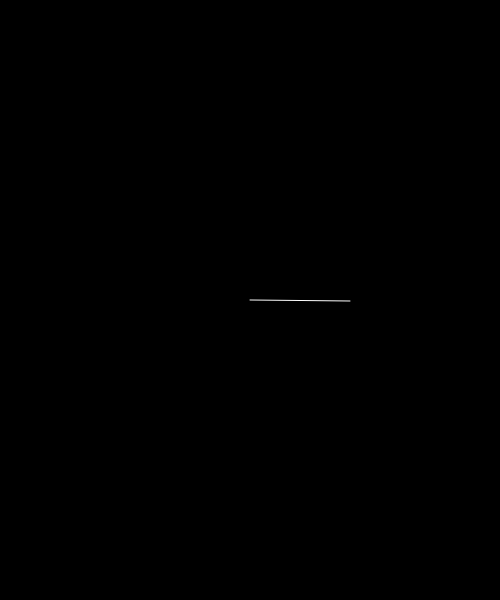
Frame 1 (no input)
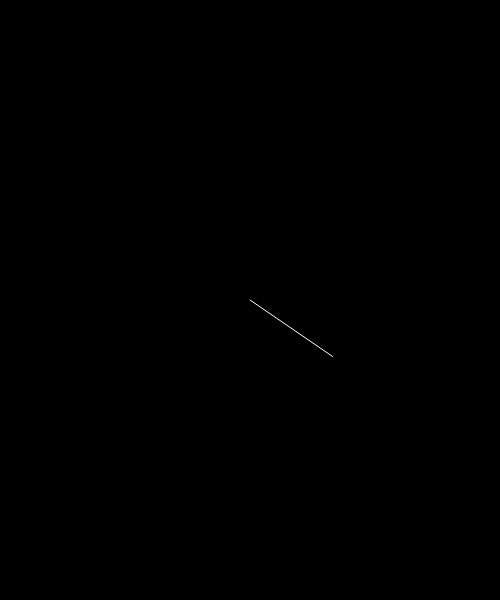
Frame 60 (no input)
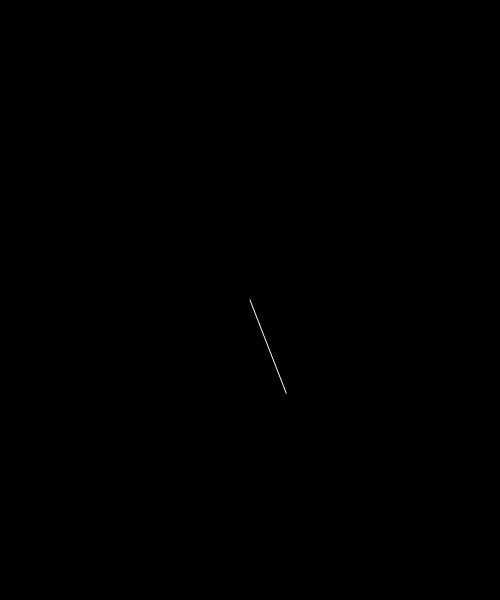
Frame 120 (the mouse pressed at the canvas centre since frame 60)

The p5.js sketch that drew these frames (run headless with seeded random() and noise() and a simulated clock; from frame 60 on, the mouse is pressed at the canvas centre):

// p5.js sketch
// ── sketch.js
function setup() {
  createCanvas(500,600);
}

function draw() {
  background(0);
  translate(width/2, height/2);
  
  //var angle = PI; //180
  var angle = frameCount * 0.01;
  var length = 100;
  
  //method1 to have the position
  /*
  var x = cos(angle) * length;
  var y = sin(angle) * length;
  var vector = createVector(x,y);
  */
  
  //method2 use fromAngle //好好看看p5.Vector的methods
  var vector = p5.Vector.fromAngle(angle); //create vector based on angle
  vector.mult(length);
  
  //line
  stroke(255);
  line(0,0,vector.x,vector.y);
  
}
